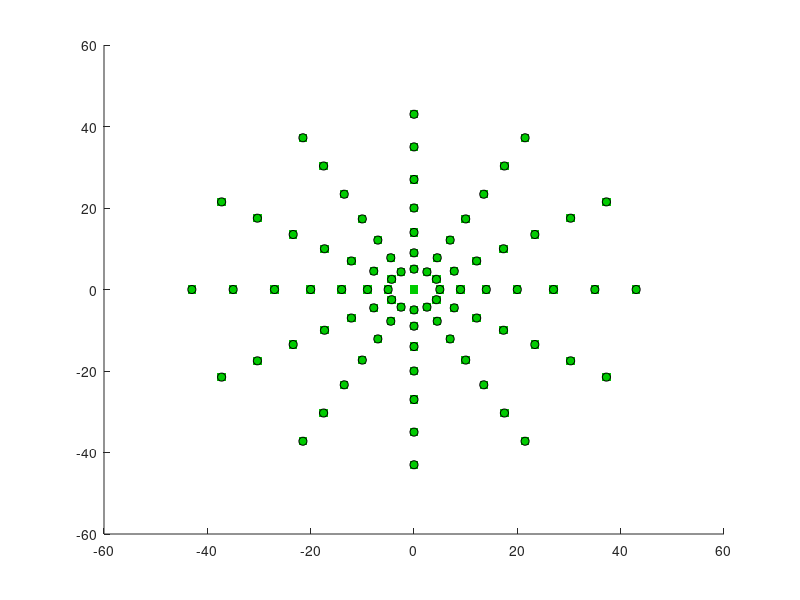
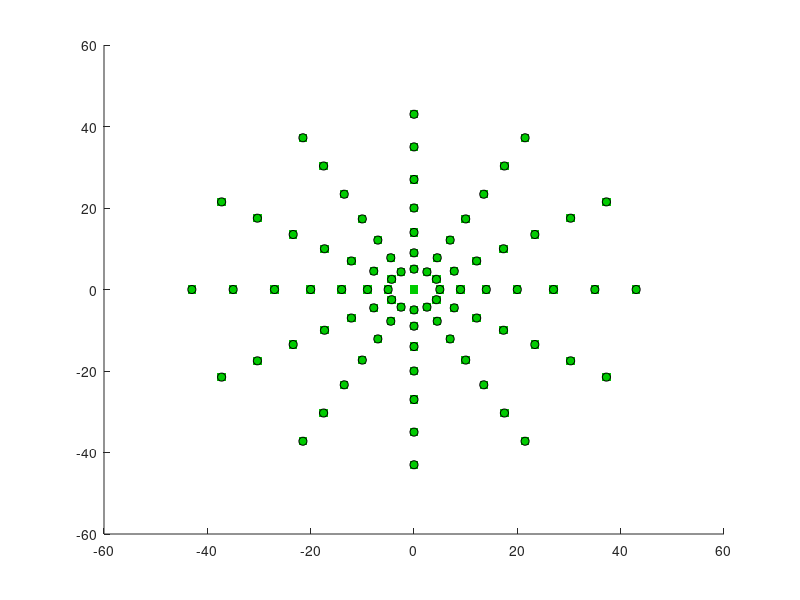
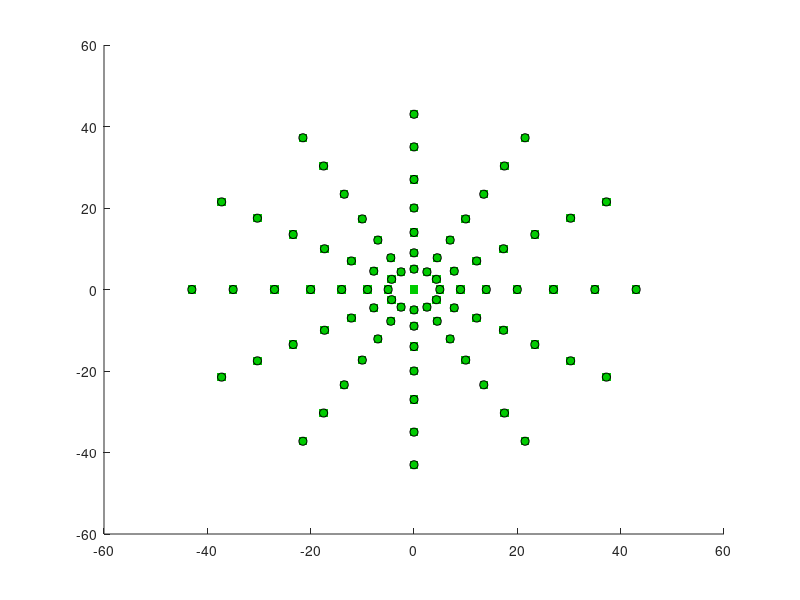
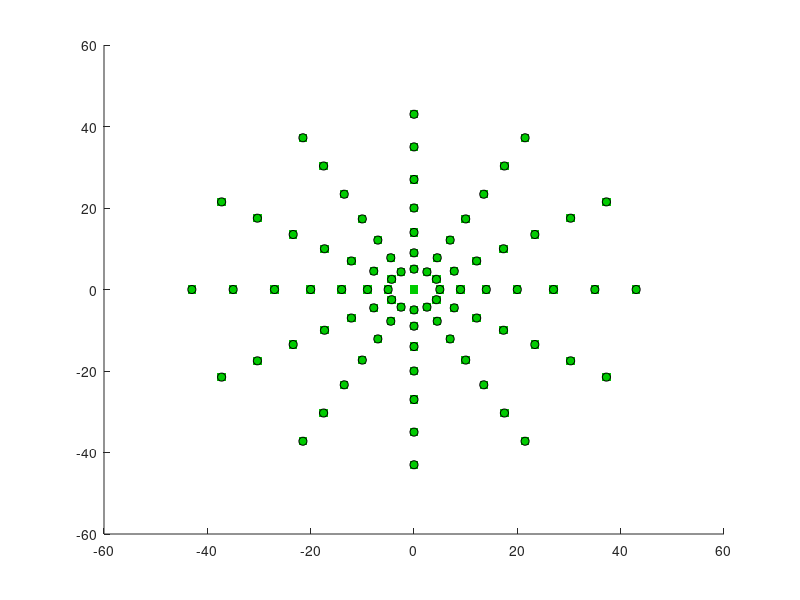

Recreate these plots in MATLAB, in order. (Note: this script raises an error after producing the figures.)
%%
FLAGplot = true;
% Sky led locations
LEDSKY_RING=[0,5,9,14,20,27,35,43];
LEDSKY_SPOKE=[60 30 0 330 300 : -30 : 90];
% resize
ALL_Rings = repmat(LEDSKY_RING,numel(LEDSKY_SPOKE),1);
ALL_Spkes = repmat(LEDSKY_SPOKE',1,numel(LEDSKY_RING));
%%
% target position
Rs = [5,9,14,20,27,35,43];
Ss = [90 60 30 0 330 300 : -30 : 120];
Rings = repmat(Rs',1,numel(Ss));
Spkes = repmat(Ss,numel(Rs),1);
Rings = Rings(:);
Spkes = Spkes(:);

%% plot
if FLAGplot
    figure; hold on
    h=polar(deg2rad(ALL_Spkes),ALL_Rings,'sb');
    set(h,'markeredgecolor','none','markerfacecolor',[0 1 0].*.8)
    polar(deg2rad(Spkes),Rings,'ok')
    for I = 1:size(Rings,1)
        h1=polar(deg2rad(Spkes(I,1)),Rings(I,1),'or');
        set(h1,'markersize',15,'linewidth',3)
        drawnow
        delete(h1)
    end
    close
end
%% nearest led
LS = repmat(LEDSKY_RING,numel(Rings),1);
Tar = repmat(Rings,1,numel(LEDSKY_RING));
Irings = nan(numel(Rings),1);
[m,i]=min(abs([LS-Tar]),[],2);
for I = 1:numel(Rings)
    Irings(I) = i(I);
end
LS = repmat(LEDSKY_SPOKE,numel(Spkes),1);
Tar = repmat(Spkes,1,numel(LEDSKY_SPOKE));
Ispkes = nan(numel(Spkes),1);
[m,i]=min(abs([LS-Tar]),[],2);
for I = 1:numel(Rings)
    Ispkes(I) = i(I);
end
%%
if FLAGplot
    figure; hold on
    h=polar(deg2rad(ALL_Spkes),ALL_Rings,'sb');
    set(h,'markeredgecolor','none','markerfacecolor',[0 1 0].*.8)
    polar(deg2rad(Spkes),Rings,'ok')
    for I = 1:size(Rings,1)
        h1=polar(deg2rad(LEDSKY_SPOKE(Ispkes(I,1))),LEDSKY_RING(Irings(I,1)),'or');
        set(h1,'markersize',15,'linewidth',3)
        drawnow
        delete(h1)
    end
    close
end
%% change order and remove repeats
[u,i]=unique([Irings Ispkes],'rows');
u = sortrows(u,[2 1]);
%%
if FLAGplot
    figure; hold on
    h=polar(deg2rad(ALL_Spkes),ALL_Rings,'sb');
    set(h,'markeredgecolor','none','markerfacecolor',[0 1 0].*.8)
    polar(deg2rad(Spkes),Rings,'ok')
    for I = 1:size(u,1)
        h1=polar(deg2rad(LEDSKY_SPOKE(u(I,2))),LEDSKY_RING(u(I,1)),'or');
        set(h1,'markersize',15,'linewidth',3)
        drawnow
        delete(h1)
    end
    close
end
%% fix central LED
Irings=u(:,1);
Ispkes=u(:,2);
IxRings     = [Irings];
IxSpokes    = [Ispkes];

% always use spoke 1 when center
IxRings     = IxRings - 1; % 0 is center
sel = IxRings == 0;
IxSpokes(sel) = 0;
IxRings(sel) = 2; %2: green 1: red
% remove duplicates
[u2,i]=unique([IxSpokes IxRings],'rows');
IxSpokes = IxSpokes(sort(i),:);
IxRings = IxRings(sort(i),:);
%%
if FLAGplot
    figure; hold on
    h=polar(deg2rad(ALL_Spkes),ALL_Rings,'sb');
    set(h,'markeredgecolor','none','markerfacecolor',[0 1 0].*.8)
    polar(deg2rad(Spkes),Rings,'ok')
    for I = 1:size(u2,1)
        [a,e] = sky2azel(IxRings(I,1),IxSpokes(I,1));
        h1=plot(a,e,'or');
        set(h1,'markersize',15,'linewidth',3)
        pause(.1)
        delete(h1)
    end
    close
end
%% create Mtx
Ntar = size(IxRings,2);
Ntrl = size(IxRings,1);
IxRingSpokes = nan(Ntrl,Ntar*2);
IxRingSpokes(:,1:2:end)=IxRings;
IxRingSpokes(:,2:2:end)=IxSpokes;
Targets = [ones(Ntrl,1)*Ntar IxRingSpokes , zeros(Ntrl,21-(Ntar*2+1))];

% save
fn = ['D:\HumanMatlab\Tom\TrailList\Static1step.mat'];
disp(fn)
save(fn,'Targets','-mat')
